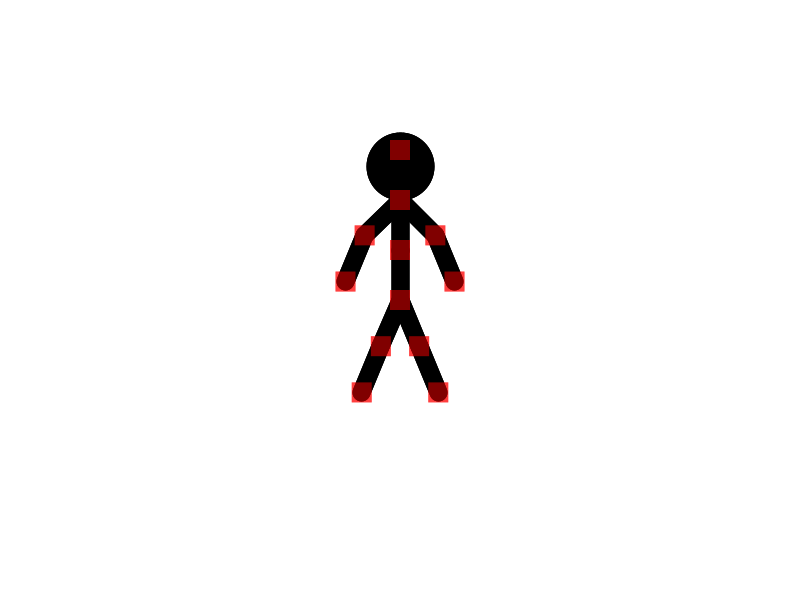
Frame 1 (no input)
Frame 60 (the mouse pressed at the canvas centre just before this capture): identical to frame 1, image omitted
Frame 120 (the mouse held since frame 60 and released just before this capture): identical to frame 1, image omitted

The Processing sketch that drew this single still picture (run headless with seeded random() and noise(); from frame 60 on, the mouse is pressed at the canvas centre):

// Processing sketch: TweenTest
// ── TweenTest.pde

StickFigure start;
StickFigure end;

void setup() {
  size(800, 600);
  strokeWeight(18);
  start = new StickFigure(50);
  end = new StickFigure(50);
}

void draw() {
  background(255);

  stroke(0);
  fill(0);
  start.draw();
  start.drawPoints();

  stroke(0, 128);
  fill(0, 128);
  StickFigure tween = new StickFigure(50);
  tween.tween(0.5, start, end);
  tween.draw();
  
  stroke(0);
  fill(0);
  end.draw();
  end.drawPoints();
}

void mousePressed() {
    boolean bAccepted = end.mousePressed();

    if (bAccepted == false) {
      start.mousePressed();
    }
}

void mouseReleased() {
    boolean bAccepted = end.mouseReleased();

    if (bAccepted == false) {
      start.mouseReleased();
    }
}

void mouseDragged() {
    boolean bAccepted = end.mouseDragged();

    if (bAccepted == false) {
      start.mouseDragged();
    }
}
// ── StickFigure.pde

class Vertex {

  int index;
  Vertex parent;
  ArrayList<Vertex> children;
  PVector pv;

  Vertex(int _index) {
    index = _index;
    pv = new PVector();
    children = new ArrayList<Vertex>();
  }

  void addChild(Vertex child) {
    child.parent = this;
    children.add(child);
  }

  void normalize(float size) {
    pv = PVector.sub(pv, parent.pv);
    pv.setMag(size);
    pv.add(parent.pv);
  }

  float getAngle() {
    PVector relative = PVector.sub(pv, parent.pv);
    return relative.heading();
}

  // We have defined a tree model.  Now define some recursive functions which take advantage of it 

  void relativeToAbsolute() {
    for (int n = 0; n < children.size(); ++n) {
      Vertex child = children.get(n);
      child.pv.add(pv);
      child.relativeToAbsolute();
    }
  }

  void draw() {

    for (int n = 0; n < children.size(); ++n) {

      Vertex child = children.get(n);
      line(pv.x, pv.y, child.pv.x, child.pv.y);
      child.draw();
    }
  }

  void rotate(PVector pivot, float angle, boolean bSkip) {

    if (bSkip == false) {
      pv = PVector.sub(pv, pivot);
      pv.rotate(angle);
      pv.add(pivot);
    }

    for (int n = 0; n < children.size(); ++n) {

      Vertex child = children.get(n);
      child.rotate(pivot, angle, false);
    }
  }

  void tween(float t, Vertex parentA, Vertex parentB) {

    if (children.size() != parentA.children.size() || children.size() != parentB.children.size()) {
      println("Can't tween, trees differ");
      return;
    }

    for (int n = 0; n < children.size(); ++n) {
      Vertex a = parentA.children.get(n);
      Vertex b = parentB.children.get(n);
      Vertex c = children.get(n);
      
      float headingA = PVector.sub(a.pv, parentA.pv).heading();
      float headingB = PVector.sub(b.pv, parentB.pv).heading();
      float headingC = PVector.sub(c.pv, pv).heading();

      // headingB - headingA should always be small (less than PI) in real tweening situations, and that allows us to pick the correct solution
      // the demo ain't gonna work without additional information, though.

      float heading = map(t, 0, 1, headingA, headingB);
      
      float angle = heading - headingC;

      // There are two solutions
      if (angle > PI) {
        angle -= PI;
      } else if (angle < -PI) {
        
      }

      println(angle);
     
      c.rotate(pv, angle, false);
//      c.tween(t, a, b);
    }

  }

};

//
// StickFigure
//
class StickFigure {
  
  float size;
  float pointSize = 10;
  int currentDrag = -1;

  ArrayList<Vertex> vertices;

  static final int PELVIS = 0;
  static final int LEFT_KNEE = 1;
  static final int RIGHT_KNEE = 2;
  static final int LEFT_FOOT = 3;
  static final int RIGHT_FOOT = 4;
  static final int CHEST = 5;
  static final int NECK = 6;
  static final int HEAD = 7;
  static final int LEFT_ELBOW = 8;
  static final int RIGHT_ELBOW = 9;
  static final int LEFT_HAND = 10;
  static final int RIGHT_HAND = 11;
  static final int VERTEX_COUNT = 12;

  PVector pelvis()     { return vertices.get(PELVIS).pv;      }
  PVector leftKnee()   { return vertices.get(LEFT_KNEE).pv;   }
  PVector rightKnee()  { return vertices.get(RIGHT_KNEE).pv;  }
  PVector leftFoot()   { return vertices.get(LEFT_FOOT).pv;   }
  PVector rightFoot()  { return vertices.get(RIGHT_FOOT).pv;  }
  PVector chest()      { return vertices.get(CHEST).pv;       }
  PVector neck()       { return vertices.get(NECK).pv;        }
  PVector head()       { return vertices.get(HEAD).pv;        }
  PVector leftElbow()  { return vertices.get(LEFT_ELBOW).pv;  }
  PVector rightElbow() { return vertices.get(RIGHT_ELBOW).pv; }
  PVector leftHand()   { return vertices.get(LEFT_HAND).pv;   }
  PVector rightHand()  { return vertices.get(RIGHT_HAND).pv;  }
  
  StickFigure(float _size) {
    size = _size;
    reset();
}
  
  StickFigure(
          float _size,
          PVector pelvis,
          PVector leftKnee,
          PVector rightKnee,
          PVector leftFoot,
          PVector rightFoot,
          PVector chest,
          PVector neck,
          PVector head,
          PVector leftElbow,
          PVector rightElbow,
          PVector leftHand,
          PVector rightHand) {

    reset();
    size = _size;
    pelvis().set(pelvis);
    leftKnee().set(leftKnee);
    rightKnee().set(rightKnee);
    leftFoot().set(leftFoot);
    rightFoot().set(rightFoot);
    chest().set(chest);
    neck().set(neck);
    head().set(head);
    leftElbow().set(leftElbow);
    rightElbow().set(rightElbow);
    leftHand().set(leftHand);
    rightHand().set(rightHand);
  }

  void reset() {

    vertices = new ArrayList<Vertex>();
    
    for (int n = 0; n < VERTEX_COUNT; ++n) {
      vertices.add(new Vertex(n));
    }

    addChild(LEFT_KNEE, PELVIS);
    addChild(RIGHT_KNEE, PELVIS);
    addChild(LEFT_FOOT, LEFT_KNEE);
    addChild(RIGHT_FOOT, RIGHT_KNEE);
    addChild(CHEST, PELVIS);
    addChild(NECK, CHEST);
    addChild(HEAD, NECK);
    addChild(LEFT_ELBOW, NECK);
    addChild(RIGHT_ELBOW, NECK);
    addChild(LEFT_HAND, LEFT_ELBOW);
    addChild(RIGHT_HAND, RIGHT_ELBOW);
    
    float EIGHTH_PI = PI/8;

    pelvis().set(width/2, height/2);
    leftKnee().set(0, size);
    rightKnee().set(0, size);
    leftKnee().rotate(EIGHTH_PI);
    rightKnee().rotate(-EIGHTH_PI);
    leftFoot().set(leftKnee());
    rightFoot().set(rightKnee());
    chest().set(0, -size);
    neck().set(0, -size);
    head().set(0, -size);
    leftElbow().set(-size, 0);
    leftElbow().rotate(-QUARTER_PI);
    rightElbow().set(size, 0);
    rightElbow().rotate(QUARTER_PI);
    leftHand().set(0, size);
    leftHand().rotate(EIGHTH_PI);
    rightHand().set(0, size);
    rightHand().rotate(-EIGHTH_PI);
    
    vertices.get(PELVIS).relativeToAbsolute();
  }

  void addChild(int nVertex, int nParent) {
    vertices.get(nParent).addChild(vertices.get(nVertex));
  }

  void draw() {
  
    vertices.get(PELVIS).draw();

    PVector center = PVector.div( PVector.add( PVector.mult(neck(), 1), PVector.mult(head(), 2) ), 3);
    float radius = dist(head().x, head().y, neck().x, neck().y) * 0.5;

    pushStyle();
    ellipseMode(RADIUS);
    ellipse(center.x, center.y, radius, radius);
    popStyle();

    // Use this kind of trick if you need to be able to tell one limb from the other
 /*
    if (alpha(g.strokeColor) == 255) {
      pushStyle();
      stroke(0, 255, 255);
      vertices.get(LEFT_KNEE).draw();
      popStyle();
    }
*/
}

  void drawPoints() {
    
    pushStyle();
    rectMode(RADIUS);
    noStroke();
    fill(255,0,0,128);
    
    for (int n = 0; n < VERTEX_COUNT; ++n) {
      drawPoint(vertices.get(n).pv);
    }
    
    popStyle();
  }

  void drawPoint(PVector pv) {
    rect(pv.x, pv.y, pointSize, pointSize);
  }

  boolean mousePressed() {
    for (int n = 0; n < VERTEX_COUNT; ++n) {

      PVector pv = vertices.get(n).pv;
      
      if ( (abs(pv.x - mouseX) <= pointSize) && abs(pv.y - mouseY) <= pointSize) {
        currentDrag = n;
        return true;
      }
    }
    
    return false;
  }

  boolean mouseReleased() {
    if (currentDrag == -1) {
      return false;
    } else {
      currentDrag = -1;
      return true;
    }
  }

  boolean mouseDragged() {

    if (currentDrag >= 0) {

      if (currentDrag == 0) {
        PVector mouse = new PVector(mouseX, mouseY);
        PVector delta = PVector.sub(mouse, pelvis());

        for (int n = 0; n < VERTEX_COUNT; ++n) {
          vertices.get(n).pv.add(delta);
        }
      } else {
        Vertex v = vertices.get(currentDrag);
        float angleBefore = v.getAngle();
        v.pv.set(mouseX, mouseY);
        v.normalize(size);
        float angleAfter = v.getAngle();
        
        v.rotate(v.parent.pv, angleAfter - angleBefore, true);
      }
      
      return true;
    } else {
      return false;
    }
  }

  void moveTo(float x, float y) {
    PVector moveTo = new PVector(x, y);
    PVector moveBy = PVector.sub(moveTo, pelvis());

    for (int n = 0; n < VERTEX_COUNT; ++n) {

      PVector pv = vertices.get(n).pv;
      pv.add(moveBy);
    }
  }

  void tween(float t, StickFigure a, StickFigure b) {

    float x = map(t, 0, 1, a.pelvis().x, b.pelvis().x);
    float y = map(t, 0, 1, a.pelvis().y, b.pelvis().y);
    moveTo(x, y);

    vertices.get(PELVIS).tween(t, a.vertices.get(PELVIS), b.vertices.get(PELVIS));

  }

  StickFigure copy() {
    return new StickFigure(
                  size,
                  pelvis(),
                  leftKnee(),
                  rightKnee(),
                  leftFoot(),
                  rightFoot(),
                  chest(),
                  neck(),
                  head(),
                  leftElbow(),
                  rightElbow(),
                  leftHand(),
                  rightHand());
  }

  void printlnWithComment(String line, String comment) {

    while (line.length() < 41) {
      line = line + " ";
    }
    
    println(line + "// " + comment);
  }
  
  void printVector(PVector pv, String lineEnding, String comment) {
    String line = "    new PVector(" + pv.x + ", " + pv.y + ")" + lineEnding;
    printlnWithComment(line, comment);
  }
  
  void print() {
    println("sequence.add(new StickFigure(");
    printlnWithComment("    " + size + ",", "Size");

    printVector(pelvis(),     ",",  "Pelvis");
    printVector(leftKnee(),   ",",  "Left knee");
    printVector(rightKnee(),  ",",  "Right knee");
    printVector(leftFoot(),   ",",  "Left foot");
    printVector(rightFoot(),  ",",  "Right foot");
    printVector(chest(),      ",",  "Chest");
    printVector(neck(),       ",",  "Neck");
    printVector(head(),       ",",  "Head");
    printVector(leftElbow(),  ",",  "Left elbow");
    printVector(rightElbow(), ",",  "Right elbow");
    printVector(leftHand(),   ",",  "Left hand");
    printVector(rightHand(),  "));", "Right hand");

    println("");
  }

};
